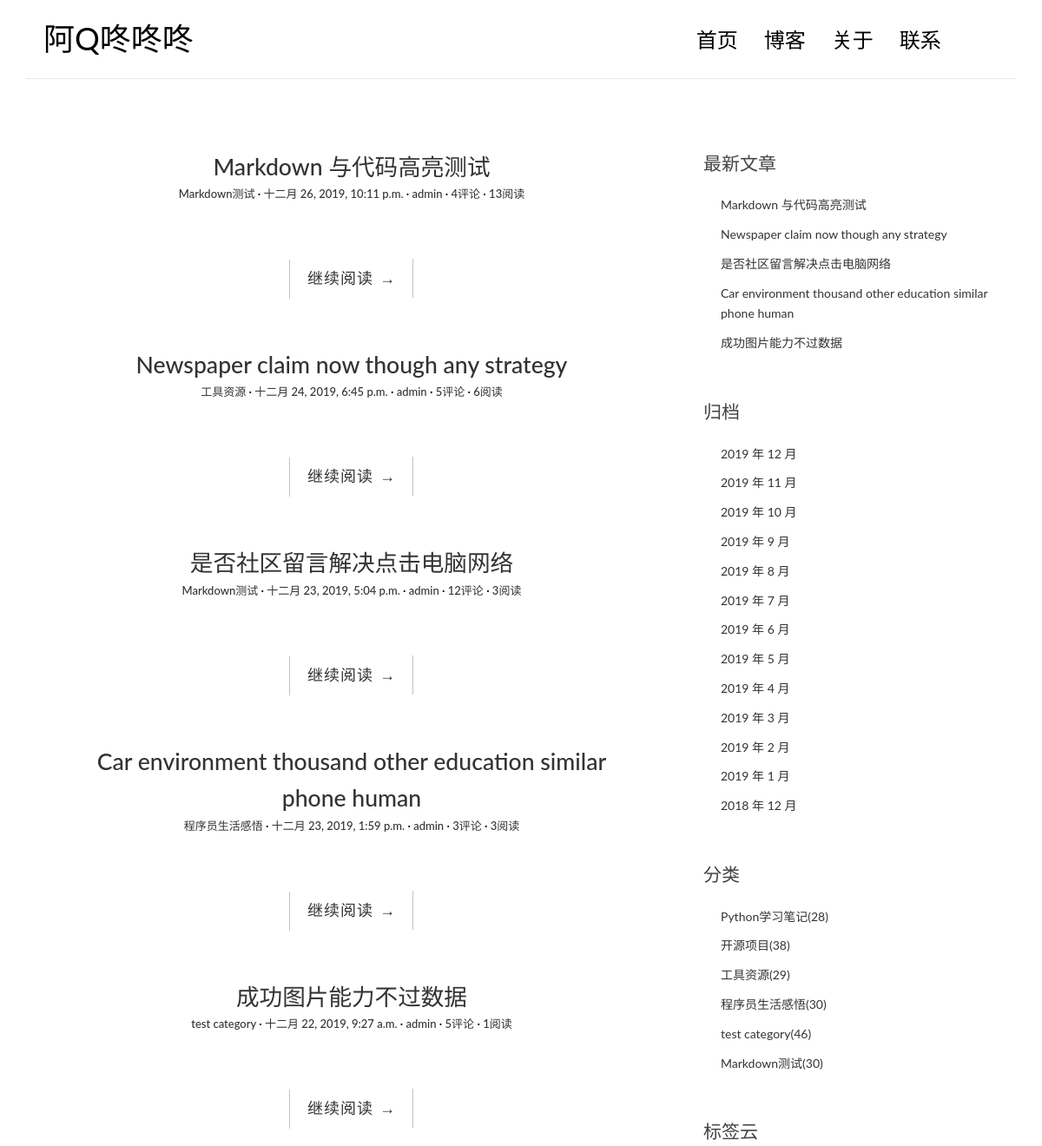
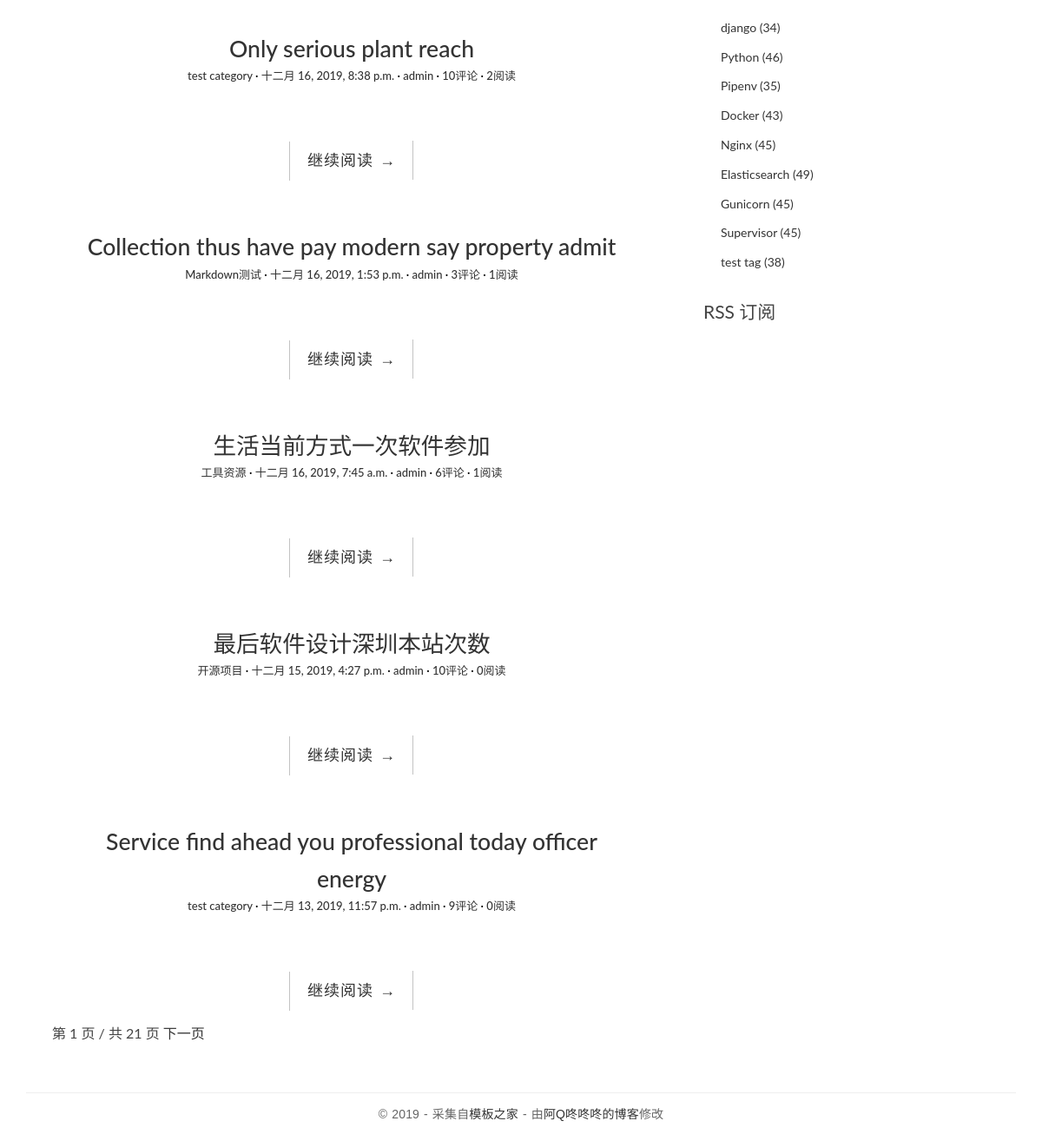
Before: / with the older database file (2 pictures, top to bottom).
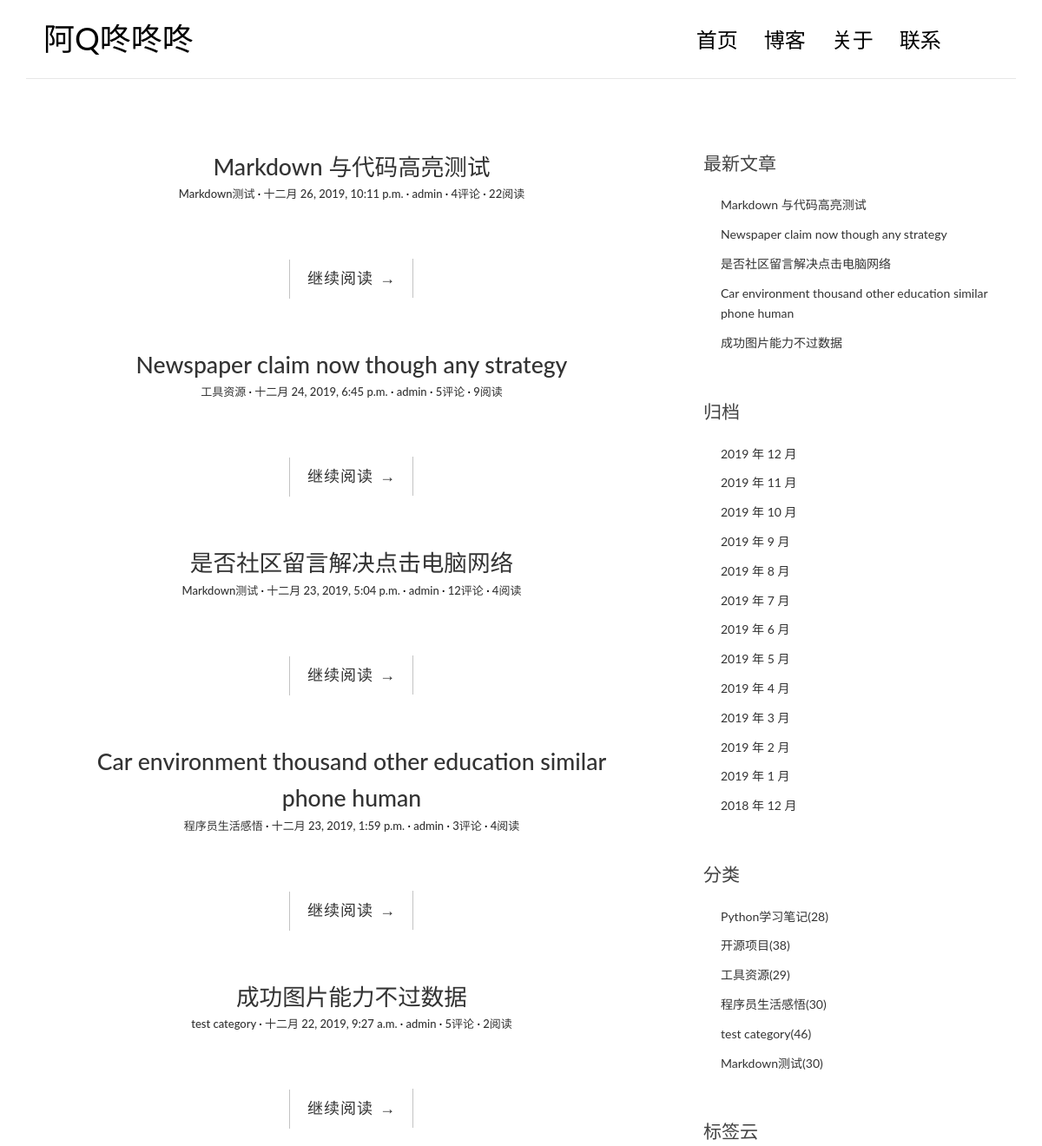
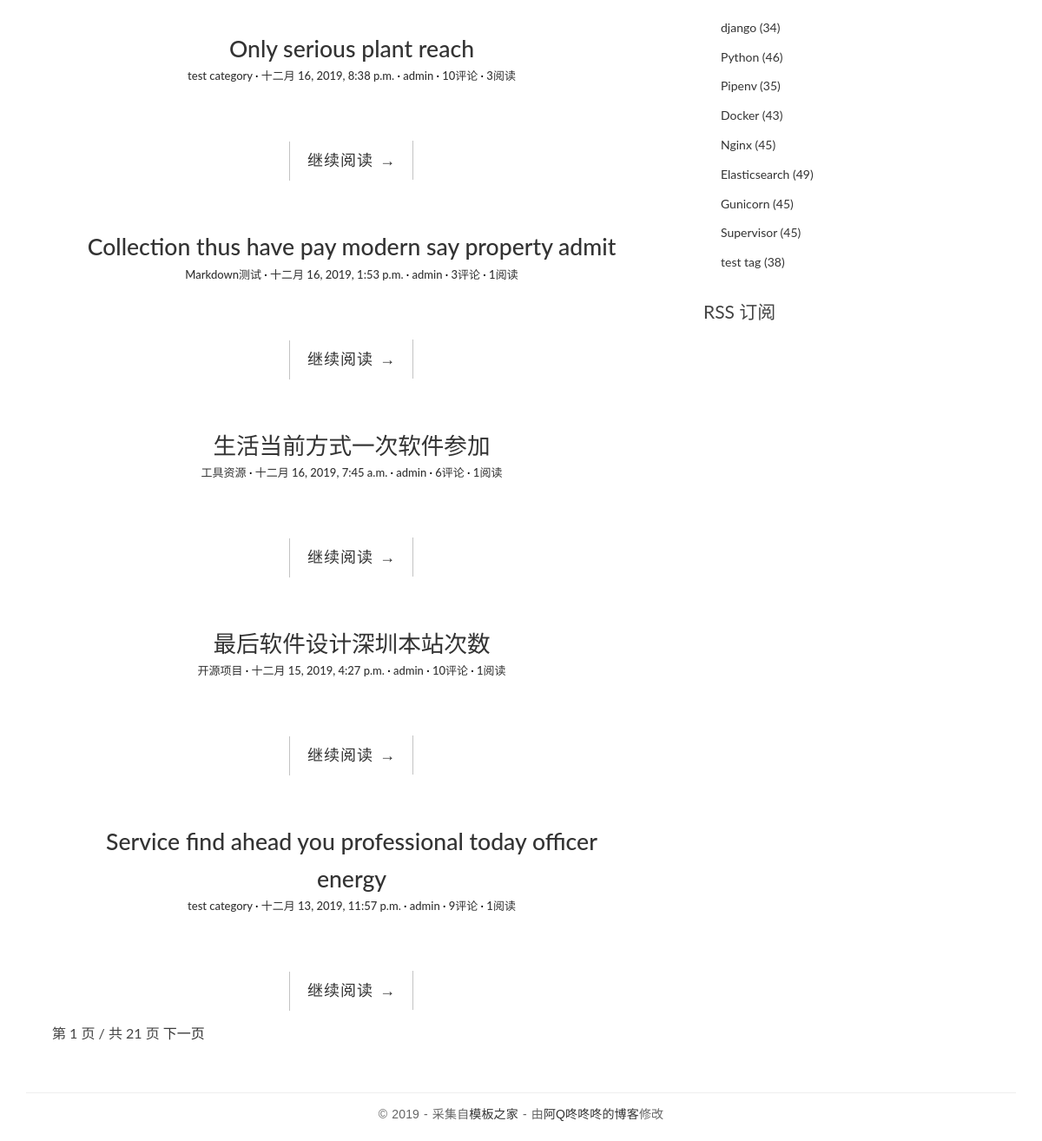
After: the same page with the newer database file (2 pictures, top to bottom).
### blog/models.py (models this page shows, shortened)
class Post(models.Model):
    title = models.CharField('标题', max_length=70)
    body = models.TextField('正文')
    created_time = models.DateTimeField('创建的时间', default=timezone.now)
    modified_time = models.DateTimeField('修改的时间')
    excerpt = models.CharField('摘要', max_length=200, blank=True)
    category = models.ForeignKey(Category,verbose_name='分类', on_delete=models.CASCADE)
    tags = models.ManyToManyField(Tag, verbose_name='标签', blank=True)
    author = models.ForeignKey(User,verbose_name='作者', on_delete=models.CASCADE)
    views = models.PositiveIntegerField(default=0, editable=False)
    class Meta:
        verbose_name = '文章'
        verbose_name_plural = verbose_name
        ordering = ['-created_time']
    def get_absolute_url(self):
        return reverse('blog:detail', kwargs={'pk': self.pk})

class Category(models.Model):
    name = models.CharField('分类名',max_length=100)
    class Meta:
        verbose_name = '分类'
        verbose_name_plural = verbose_name

class Tag(models.Model):
    name = models.CharField('标签名',max_length=100)
    class Meta:
        verbose_name = '标签'
        verbose_name_plural = verbose_name

### blog/views.py (the view)
# urls.py: path('', views.IndexView.as_view(), name='index'),
class IndexView(ListView):
    model = Post
    template_name = 'blog/index.html'
    context_object_name = 'post_list'
    paginate_by = 10

### blog/templatetags/blog_extras.py (called while the page is built)
@register.inclusion_tag('blog/inclusions/_recent_posts.html', takes_context=True)
def show_recent_post(context, num = 5):
    return {
        'recent_post_list': Post.objects.all().order_by('-created_time')[:num],
    }

@register.inclusion_tag('blog/inclusions/_archieves.html', takes_context=True)
def show_archieves(context):
    return {
        'date_list': Post.objects.dates('created_time', 'month', order='DESC')
    }

@register.inclusion_tag('blog/inclusions/_categories.html', takes_context=True)
def show_categories(context):
    category_list = Category.objects.annotate(num_posts=Count('post')).filter(num_posts__gt=0)
    return {
        'categories_list': category_list,
    }

@register.inclusion_tag('blog/inclusions/_tages.html', takes_context=True)
def show_tages(context):
    tag_list = Tag.objects.annotate(num_posts=Count('post')).filter(num_posts__gt=0)
    return {
        'tag_list': tag_list
    }

### templates/blog/index.html (shortened to what this page needs)
{% extends 'base.html' %}
    {% block main %}
        {% for post in post_list %}
        <article class="post post-{{post.pk}}">
            <header class="entry-header">
                <h1 class="entry-title">
                    <a href="{{post.get_absolute_url}}">{{ post.title }}</a>
                <div class="entry-meta">
                    <span class="post-category"><a href="{% url 'blog:category' post.category.pk %}">{{post.category.name}}</a></span>
                    <span class="post-date"><a href="#"><time class="entry-date"
                                                              datetime="{{post.created_time}}">{{post.created_time}}</time></a></span>
                    <span class="post-author"><a href="#">{{post.author}}</a></span>
                    <span class="comments-link"><a href="{{ post.get_absolute_url }}#comment-area">{{ post.comment_set.count }}评论</a></span>
                    <span class="views-count"><a href="{{ post.get_absolute_url }}">{{ post.views }}阅读</a></span>
                </div>
            </header>
            <div class="entry-content clearfix">
                <div class="read-more cl-effect-14">
                    <a href="{{post.get_absolute_url}}" class="more-link">继续阅读 <span class="meta-nav">→</span></a>
                </div>
            </div>
        </article>
        {% empty %}
            <div class="no-post">暂时没有发布的文章</div>
        {% endfor %}
        {% if is_paginated %}
        <div class="pagination-simple">
          <span class="current">第 {{ page_obj.number }} 页 / 共 {{ paginator.num_pages }} 页</span>
          {% if page_obj.has_next %}
            <a href="?page={{ page_obj.next_page_number }}">下一页</a>
          {% endif %}
        </div>
        {% endif %}
    {% endblock main%}

### templates/base.html (shortened to what this page needs)
{% load static %}
{% load blog_extras %}
<!DOCTYPE html>
<html>
<head>
    <link rel="stylesheet" href="{% static 'blog/css/bootstrap.min.css' %}">
    <link rel="stylesheet" href="http://code.ionicframework.com/ionicons/2.0.1/css/ionicons.min.css">
    <link rel="stylesheet" href="{% static 'blog/css/pace.css'%}">
    <link rel="stylesheet" href="{% static 'blog/css/custom.css'%}">
     <link href="https://cdn.bootcss.com/highlight.js/9.15.8/styles/github.min.css" rel="stylesheet">
</head>
<body>
<div class="container">
    <header id="site-header">
        <div class="row">
            <div class="col-md-4 col-sm-5 col-xs-8">
                <div class="logo">
                    <h1><a href="{% url 'blog:index' %}">阿<b>Q</b>咚咚咚</a></h1>
                </div>
            </div>
            <div class="col-md-8 col-sm-7 col-xs-4">
                <nav class="main-nav" role="navigation">
                    <div class="collapse navbar-collapse" id="bs-example-navbar-collapse-1">
                        <ul class="nav navbar-nav navbar-right">
                            <li class="cl-effect-11"><a href="{% url 'blog:index' %}" data-hover="首页">首页</a></li>
                            <li class="cl-effect-11"><a href="{% url 'blog:index' %}" data-hover="博客">博客</a></li>
                            <li class="cl-effect-11"><a href="about.html" data-hover="关于">关于</a></li>
                            <li class="cl-effect-11"><a href="contact.html" data-hover="联系">联系</a></li>
                        </ul>
                    </div>
                </nav>
            </div>
        </div>
    </header>
</div>
<div class="content-body">
    <div class="container">
        <div class="row">
            <main class="col-md-8">
                {% block main%}
                {% endblock main%}
            </main>
            <aside class="col-md-4">
                {% show_recent_post %}
                {% show_archieves %}
                {% show_categories %}
                {% show_tages %}
                <div class="rss">
                    <a href=""> RSS 订阅</a>
                </div>
            </aside>
        </div>
    </div>
</div>
<footer id="site-footer">
    <div class="container">
        <div class="row">
            <div class="col-md-12">
                <p class="copyright">&copy 2019 - 采集自<a href="http://www.cssmoban.com/"
                                                        target="_blank" title="模板之家">模板之家</a>
                    - 由<a href="http://zmrenwu.com/" title="网页模板" target="_blank">阿Q咚咚咚的博客</a>修改
                </p>
            </div>
        </div>
    </div>
</footer>
</body>
</html>

### templates/blog/inclusions/_recent_posts.html
<div class="widget widget-recent-posts">
  <h3 class="widget-title">最新文章</h3>
  <ul>
    {% for post in recent_post_list %}
      <li>
        <a href="{{ post.get_absolute_url }}">{{ post.title }}</a>
      </li>
    {% empty %}
      暂无文章！
    {% endfor %}
  </ul>
</div>

### templates/blog/inclusions/_archieves.html
<div class="widget widget-recent-posts">
  <h3 class="widget-title">归档</h3>
  <ul>
    {% for date in date_list %}
      <li>
        <a href="{% url 'blog:archive' date.year date.month %}">{{ date.year }} 年 {{date.month}} 月 </a>
      </li>
    {% empty %}
      暂无文章！
    {% endfor %}
  </ul>
</div>

### templates/blog/inclusions/_categories.html
<div class="widget widget-recent-posts">
  <h3 class="widget-title">分类</h3>
  <ul>
    {% for category in categories_list %}
      <li>
        <a href="{% url 'blog:category' category.pk %}">{{ category.name }}<span class="post-count">({{category.num_posts}})</span></a>
      </li>
    {% empty %}
      暂无文章！
    {% endfor %}
  </ul>
</div>

### templates/blog/inclusions/_tages.html
<div class="widget widget-recent-posts">
  <h3 class="widget-title">标签云</h3>
  <ul>
    {% for tag in tag_list %}
      <li>
        <a href="{% url 'blog:tag' tag.pk %}">{{ tag.name }} <span class="post-count">({{tag.num_posts}})</a>
      </li>
    {% empty %}
      暂无文章！
    {% endfor %}
  </ul>
</div>

### blog/static/blog/css/custom.css (style rules this page uses)
* { outline: none; }
h1, h2, h3, h4, h5, h6 { margin-top: 0; }
b { font-weight: 400; }
a { color: #333; }
body { color: #444; font-family: 'Lato', sans-serif; }
p { font-family: 'Ubuntu', sans-serif; font-weight: 400; word-spacing: 1px; letter-spacing: 0.01em; }
#site-header { background-color: #FFF; padding: 25px 20px; margin-bottom: 40px; border-bottom: 1px solid #e7e7e7; }
.logo h1 a { color: #000; }
.logo h1 { margin: 0; font-family: 'Lato', sans-serif; font-weight: 300; }
.main-nav { margin-top: 11px; max-width: 95%; }
.main-nav a { color: #000000 !important; padding: 0 0 5px 0 !important; margin-right: 30px; font-family: 'Lato', sans-serif; font-weight: 300; font-size: 24px; }
.cl-effect-11 a { padding: 10px 0; color: #0972b4; text-shadow: none; }
.cl-effect-11 a::before { position: absolute; top: 0; left: 0; overflow: hidden; padding: 0 0 5px 0 !important; max-width: 0; border-bottom: 1px solid #000; color: #000; content: attr(data-hover); white-space: nowrap; -webkit-transition: max-width 0.5s; -moz-transition: max-width 0.5s; transition: max-width 0.5s; }
.content-body { padding-bottom: 4em; }
.post { background: #fff; padding: 30px 30px 0; }
.entry-title { text-align: center; font-size: 1.9em; margin-bottom: 20px; line-height: 1.6; padding: 10px 20px 0; }
.entry-meta { text-align: center; color: #DDDDDD; font-size: 13px; margin-bottom: 30px; }
.entry-content { font-size: 18px; line-height: 1.9; font-weight: 300; color: #000; }
.post-category::after, .post-date::after, .post-author::after, .comments-link::after { content: ' ·'; color: #000; }
.read-more { font-family: 'Ubuntu', sans-serif; font-weight: 400; word-spacing: 1px; letter-spacing: 0.01em; text-align: center; margin-top: 20px; }
.cl-effect-14 a { padding: 0 20px; height: 45px; line-height: 45px; position: relative; display: inline-block; margin: 15px 25px; letter-spacing: 1px; font-weight: 400; text-shadow: 0 0 1px rgba(255, 255, 255, 0.3); }
.cl-effect-14 a::before, .cl-effect-14 a::after { position: absolute; width: 45px; height: 1px; background: #C3C3C3; content: ''; -webkit-transition: all 0.3s; -moz-transition: all 0.3s; transition: all 0.3s; pointer-events: none; }
.cl-effect-14 a::before { top: 0; left: 0; -webkit-transform: rotate(90deg); -moz-transform: rotate(90deg); transform: rotate(90deg); -webkit-transform-origin: 0 0; -moz-transform-origin: 0 0; transform-origin: 0 0; }
.cl-effect-14 a::after { right: 0; bottom: 0; -webkit-transform: rotate(90deg); -moz-transform: rotate(90deg); transform: rotate(90deg); -webkit-transform-origin: 100% 0; -moz-transform-origin: 100% 0; transform-origin: 100% 0; }
.widget { background: #fff; padding: 30px 0 0; }
.widget-title { font-size: 1.5em; margin-bottom: 20px; line-height: 1.6; padding: 10px 0 0; font-weight: 400; }
.widget-recent-posts ul { padding: 0; margin: 0; padding-left: 20px; }
.widget-recent-posts ul li { list-style-type: none; position: relative; line-height: 170%; margin-bottom: 10px; }
.widget-recent-posts ul li::before { content: '\f3d3'; font-family: "Ionicons"; position: absolute; left: -17px; top: 3px; font-size: 16px; color: #000; }
.rss { font-size: 21px; margin-top: 30px; }
.rss a { color: #444; }
#site-footer { padding-top: 10px; padding: 0 0 1.5em 0; }
.copyright { text-align: center; padding-top: 1em; margin: 0; border-top: 1px solid #eee; color: #666; }
.pagination-simple { padding-left: 30px; font-size: 16px; }

Changed rows visible on the page:
changed Post "Markdown 与代码高亮测试": views "13" → "22"
changed Post "Newspaper claim now though any strategy": views "6" → "9"
changed Post "是否社区留言解决点击电脑网络": views "3" → "4"
changed Post "Car environment thousand other education similar phone human": views "3" → "4"
changed Post "成功图片能力不过数据": views "1" → "2"
changed Post "Only serious plant reach": views "2" → "3"
changed Post "最后软件设计深圳本站次数": views "0" → "1"
changed Post "Service find ahead you professional today officer energy": views "0" → "1"
